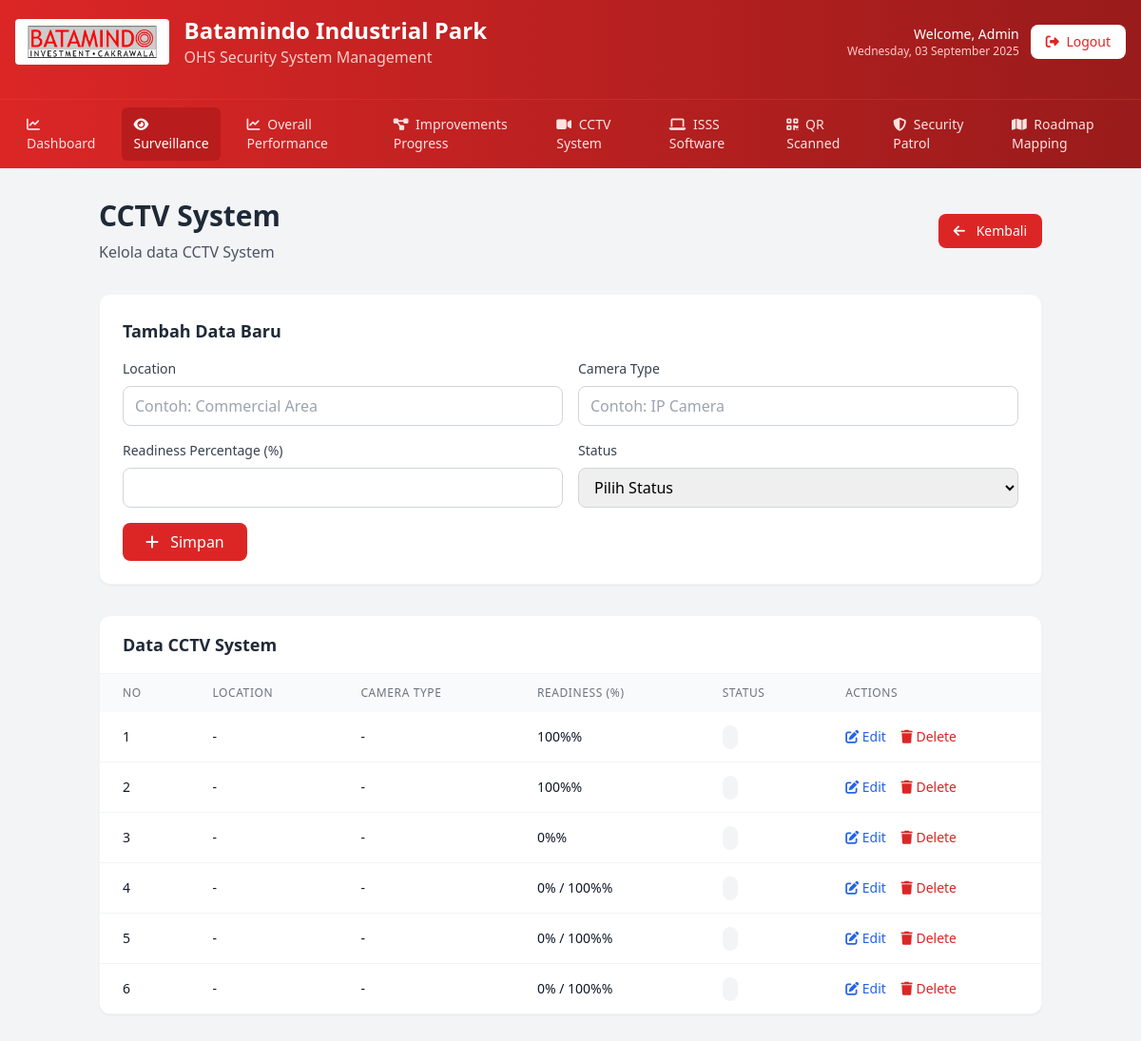
Screenshot of /admin/surveillance/cctv_system.php (signed in) with the database file from the repository.
### tables this page shows
CREATE TABLE IF NOT EXISTS `surveillance_cctv_system` (
  `id` int(11) NOT NULL AUTO_INCREMENT,
  `category` varchar(255) NOT NULL,
  `description` varchar(255) NOT NULL,
  `operational` varchar(50) DEFAULT NULL,
  `non_operational` varchar(50) DEFAULT NULL,
  `readiness_percentage` varchar(50) DEFAULT NULL,
  `notes` text,
  `created_at` timestamp NOT NULL DEFAULT CURRENT_TIMESTAMP,
  `updated_at` timestamp NOT NULL DEFAULT CURRENT_TIMESTAMP ON UPDATE CURRENT_TIMESTAMP,
  PRIMARY KEY (`id`)
);

### admin/surveillance/cctv_system.php (the view, shortened to what this page needs)
<?php
require_once 'template_header.php';
$edit_data = null;
$data = array();
$result = $mysqli->query("SELECT * FROM surveillance_cctv_system ORDER BY id ASC");
if ($result) {
    while ($row = $result->fetch_assoc()) {
        $data[] = $row;
    }
}
?>
<div class="mb-8">
    <div class="flex items-center justify-between">
        <div>
            <h2 class="text-3xl font-bold text-gray-800 mb-2">CCTV System</h2>
            <p class="text-gray-600">Kelola data CCTV System</p>
        </div>
        <a href="index.php" class="bg-red-600 hover:bg-red-700 text-white px-4 py-2 rounded-lg text-sm font-medium transition-colors duration-150">
            <i class="fas fa-arrow-left mr-2"></i> Kembali
        </a>
    </div>
</div>
<div class="bg-white rounded-xl shadow-sm border border-gray-100 p-6 mb-8">
    <h3 class="text-lg font-semibold text-gray-800 mb-4">
        <?php echo $edit_data ? 'Edit Data' : 'Tambah Data Baru'; ?>
    </h3>
    <form method="POST" class="space-y-4">
        <div class="grid grid-cols-1 md:grid-cols-2 gap-4">
            <div>
                <label class="block text-sm font-medium text-gray-700 mb-2">Location</label>
                <input type="text" name="location" value="<?php echo $edit_data ? htmlspecialchars($edit_data['location']) : ''; ?>"
                       class="w-full px-3 py-2 border border-gray-300 rounded-lg focus:ring-2 focus:ring-red-500 focus:border-red-500"
                       placeholder="Contoh: Commercial Area" required>
            </div>
            <div>
                <label class="block text-sm font-medium text-gray-700 mb-2">Camera Type</label>
                <input type="text" name="camera_type" value="<?php echo $edit_data ? htmlspecialchars($edit_data['camera_type']) : ''; ?>"
                       class="w-full px-3 py-2 border border-gray-300 rounded-lg focus:ring-2 focus:ring-red-500 focus:border-red-500"
                       placeholder="Contoh: IP Camera" required>
            </div>
        </div>
        <div class="grid grid-cols-1 md:grid-cols-2 gap-4">
            <div>
                <label class="block text-sm font-medium text-gray-700 mb-2">Readiness Percentage (%)</label>
                <input type="number" name="readiness_percentage" min="0" max="100" step="0.01"
                       value="<?php echo $edit_data ? htmlspecialchars($edit_data['readiness_percentage']) : ''; ?>"
                       class="w-full px-3 py-2 border border-gray-300 rounded-lg focus:ring-2 focus:ring-red-500 focus:border-red-500" required>
            </div>
            <div>
                <label class="block text-sm font-medium text-gray-700 mb-2">Status</label>
                <select name="status" class="w-full px-3 py-2 border border-gray-300 rounded-lg focus:ring-2 focus:ring-red-500 focus:border-red-500" required>
                    <option value="">Pilih Status</option>
                </select>
            </div>
        </div>
        <div class="flex space-x-3">
            <button type="submit" class="bg-red-600 hover:bg-red-700 text-white px-6 py-2 rounded-lg font-medium transition-colors duration-150">
                <i class="fas <?php echo $edit_data ? 'fa-save' : 'fa-plus'; ?> mr-2"></i>
                <?php echo $edit_data ? 'Update' : 'Simpan'; ?>
            </button>
        </div>
    </form>
</div>
<div class="bg-white rounded-xl shadow-sm border border-gray-100 overflow-hidden">
    <div class="px-6 py-4 border-b border-gray-100">
        <h3 class="text-lg font-semibold text-gray-800">Data CCTV System</h3>
    </div>
    <div class="overflow-x-auto">
        <table class="w-full">
            <thead class="bg-gray-50">
                <tr>
                    <th class="px-6 py-3 text-left text-xs font-medium text-gray-500 uppercase tracking-wider">No</th>
                    <th class="px-6 py-3 text-left text-xs font-medium text-gray-500 uppercase tracking-wider">Location</th>
                    <th class="px-6 py-3 text-left text-xs font-medium text-gray-500 uppercase tracking-wider">Camera Type</th>
                    <th class="px-6 py-3 text-left text-xs font-medium text-gray-500 uppercase tracking-wider">Readiness (%)</th>
                    <th class="px-6 py-3 text-left text-xs font-medium text-gray-500 uppercase tracking-wider">Status</th>
                    <th class="px-6 py-3 text-left text-xs font-medium text-gray-500 uppercase tracking-wider">Actions</th>
                </tr>
            </thead>
            <tbody class="bg-white divide-y divide-gray-100">
                <?php if (empty($data)): ?>
                    <tr>
                        <td colspan="6" class="px-6 py-4 text-center text-gray-500">Tidak ada data</td>
                    </tr>
                <?php else: ?>
                    <?php foreach ($data as $index => $row): ?>
                        <tr class="hover:bg-gray-50">
                            <td class="px-6 py-4 whitespace-nowrap text-sm text-gray-900"><?php echo $index + 1; ?></td>
                            <td class="px-6 py-4 whitespace-nowrap text-sm text-gray-900">
                                <?php echo isset($row['location']) ? htmlspecialchars($row['location']) : '-'; ?>
                            </td>
                            <td class="px-6 py-4 whitespace-nowrap text-sm text-gray-900">
                                <?php echo isset($row['camera_type']) ? htmlspecialchars($row['camera_type']) : '-'; ?>
                            </td>
                            <td class="px-6 py-4 whitespace-nowrap text-sm text-gray-900"><?php echo htmlspecialchars($row['readiness_percentage']); ?>%</td>
                            <td class="px-6 py-4 whitespace-nowrap text-sm text-gray-900">
                                <span class="px-2 py-1 text-xs font-medium rounded-full
                                    <?php
                                    $status = isset($row['status']) ? $row['status'] : '';
                                    switch($status) {
                                        default: echo 'bg-gray-100 text-gray-800';
                                    }
                                    ?>">
                                </span>
                            </td>
                            <td class="px-6 py-4 whitespace-nowrap text-sm font-medium">
                                <a href="?edit=<?php echo $row['id']; ?>" class="text-blue-600 hover:text-blue-900 mr-3">
                                    <i class="fas fa-edit"></i> Edit
                                </a>
                                <a href="?delete=<?php echo $row['id']; ?>" class="text-red-600 hover:text-red-900"
                                   onclick="return confirm('Apakah Anda yakin ingin menghapus data ini?')">
                                    <i class="fas fa-trash"></i> Delete
                                </a>
                            </td>
                        </tr>
                    <?php endforeach; ?>
                <?php endif; ?>
            </tbody>
        </table>
    </div>
</div>
<?php require_once 'template_footer.php'; ?>

### rows the page displays
surveillance_cctv_system: readiness_percentage "100%"
surveillance_cctv_system: readiness_percentage "100%"
surveillance_cctv_system: readiness_percentage "0%"
surveillance_cctv_system: readiness_percentage "0% / 100%"
surveillance_cctv_system: readiness_percentage "0% / 100%"
surveillance_cctv_system: readiness_percentage "0% / 100%"
